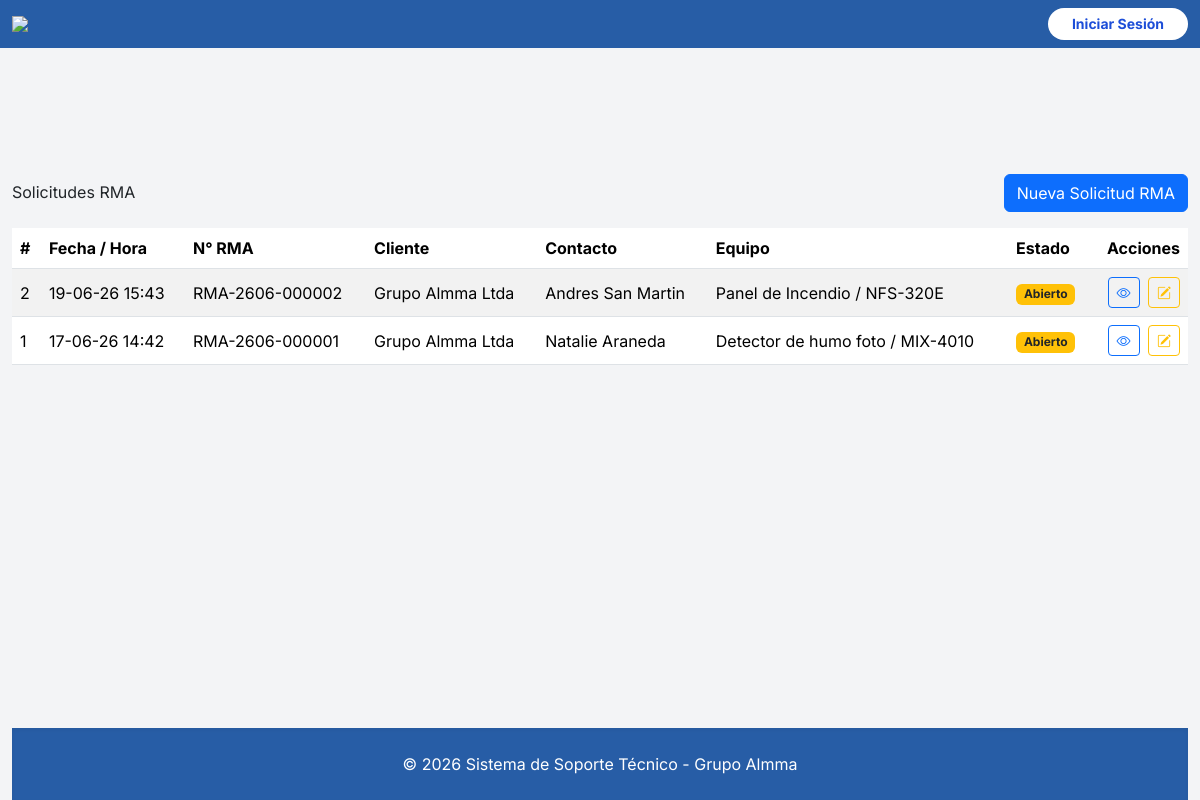
/rma/listar/, run on the app's committed database.
### gestor_rma/models.py (models this page shows, shortened)
class SolicitudRMA(models.Model):
    ticket_origen = models.OneToOneField(Ticket, on_delete=models.SET_NULL, null=True, blank=True, related_name="rma" )
    numero_rma = models.CharField(max_length=50, blank=True)
    cliente = models.ForeignKey(cliente, on_delete=models.SET_NULL, null=True, related_name="rmas")
    rut_cliente = models.CharField(max_length=20)
    contacto = models.CharField(max_length=200)
    correo = models.EmailField()
    telefono = models.CharField(max_length=50)
    direccion = models.CharField(max_length=255)
    ciudad = models.ForeignKey(Localidad, on_delete=models.SET_NULL, null=True, blank=True)
    CHOICES_TIPO_DOCUMENTO = [
            ("factura", "Factura"),
            ("nota_venta", "Nota de Venta"),
            ("otro", "Otro"),
        ]
    CHOICES_ESTADO = [
        ('abierto','Abierto'),
        ('en_revision','En Revisión'),
        ('diagnosticado','Diagnosticado'),
        ('cerrado','Cerrado'),
    ]
    tipo_documento = models.CharField(choices=CHOICES_TIPO_DOCUMENTO,max_length=50, blank=True)
    numero_documento = models.CharField(max_length=100, null=True, blank=True)
    estado = models.CharField(max_length=20, choices=CHOICES_ESTADO, default='abierto')
    en_garantia = models.BooleanField(default=False)
    fabricante = models.ForeignKey(Fabricante, on_delete=models.SET_NULL, null=True, blank=True)
    modelo = models.CharField(max_length=100, null=True, blank=True)
    tipo_equipo = models.CharField(max_length=100, null=True, blank=True)
    numero_serie = models.CharField(max_length=100, null=True, blank=True)
    descripcion_falla = models.TextField(null=True, blank=True)
    sellos_intactos = models.CharField(max_length=10, choices=[('cerrado','Cerrado'),('abierto','Abierto'),('na','N/A')])
    accesorios_recibidos = models.CharField(max_length=10, choices=[('completo','Completo'),('incompleto','Incompleto'),('na','N/A')])
    observaciones = models.TextField(blank=True)
    fecha_creacion = models.DateTimeField(auto_now_add=True)
    fecha_respuesta = models.DateTimeField(null=True, blank=True)
    fecha_cierre = models.DateTimeField(null=True, blank=True)

### mantenedor/models.py (models this page shows)
class cliente(models.Model):
    nombre = models.CharField(max_length=200)
    rut = models.CharField(max_length=20, unique=True)
    contacto = models.CharField(max_length=200)
    correo = models.EmailField(max_length=200)
    telefono = models.CharField(max_length=50, null=True, blank=True)
    direccion = models.CharField(max_length=255, null=True, blank=True)
    ciudad = models.ForeignKey('Localidad', on_delete=models.CASCADE, null=True, blank=True)
    def __str__(self):
        return f"{self.nombre}"

### gestor_rma/views.py (the view)
# urls.py: path("rma/listar/", listar_rma, name="listar_rma"),
def listar_rma(request):
    rmas = SolicitudRMA.objects.all().order_by('-fecha_creacion')
    return render(request, 'rma/listar.html', {'rmas': rmas})

### gestion_tickets/context_processors.py (called while the page is built)
def contador_tickets(request):
    if request.user.is_authenticated:
        pendientes = Ticket.objects.filter(estado='abierto').count()
    else:
        pendientes = 0
    return {'tickets_pendientes': pendientes}

### gestor_rma/templates/rma/listar.html
{% extends "base/base.html" %}
{% block content %}
<div class="container-fluid mt-4">
    <div class="d-flex justify-content-between align-items-center mb-3">
        <h3>Solicitudes RMA</h3>
        <a href="{% url 'crear_solicitud_rma' %}" class="btn btn-primary">
            Nueva Solicitud RMA
        </a>
    </div>
    <table class="table table-striped table-hover align-middle">
        <thead>
            <tr>
                <th>#</th>
                <th>Fecha / Hora</th>
                <th>N° RMA</th>
                <th>Cliente</th>
                <th>Contacto</th>
                <th>Equipo</th>
                <th>Estado</th>
                <th class="text-end">Acciones</th>
            </tr>
        </thead>
        <tbody>
        {% for rma in rmas %}
            <tr>
                <td>{{ rma.id }}</td>
                <td>{{ rma.fecha_creacion|date:"d-m-y H:i" }}</td>
                <td>{{ rma.numero_rma }}</td>
                <td>{{ rma.cliente }}</td>
                <td>{{ rma.contacto }}</td>
                <td>{{ rma.tipo_equipo }} / {{ rma.modelo }}</td>
                <td>
                    {% if rma.estado == 'abierto' %}
                        <span class="badge bg-warning text-dark">{{ rma.get_estado_display }}</span>
                    {% elif rma.estado == 'en_revision' %}
                        <span class="badge bg-info text-dark">{{ rma.get_estado_display }}</span>
                    {% elif rma.estado == 'cerrado' %}
                        <span class="badge bg-secondary">{{ rma.get_estado_display }}</span>
                    {% else %}
                        <span class="badge bg-danger">{{ rma.get_estado_display }}</span>
                    {% endif %}
                </td>
                <td class="text-end">
                    <a href="{% url 'detalle_rma' rma.id %}"
                       class="btn btn-sm btn-outline-primary me-1"
                       title="Ver detalle">
                        <i class="bi bi-eye"></i>
                    </a>
                    <a href="{% url 'editar_solicitud_rma' rma.id %}"
                       class="btn btn-sm btn-outline-warning"
                       title="Editar RMA">
                        <i class="bi bi-pencil-square"></i>
                    </a>
                </td>
            </tr>
        {% empty %}
            <tr>
                <td colspan="8" class="text-center text-muted">
                    No hay solicitudes RMA registradas.
                </td>
            </tr>
        {% endfor %}
        </tbody>
    </table>
</div>
{% endblock %}

### gestion_tickets/templates/base/base.html (style rules this page uses)
body { font-family: 'Inter', sans-serif; background-color: #f3f4f6; }

### data on the page
SolicitudRMA: id "2", fecha_creacion "19-06-26 15:43", numero_rma "RMA-2606-000002", cliente "Grupo Almma Ltda", contacto "Andres San Martin", tipo_equipo "Panel de Incendio", modelo "NFS-320E", estado "Abierto"
SolicitudRMA: id "1", fecha_creacion "17-06-26 14:42", numero_rma "RMA-2606-000001", cliente "Grupo Almma Ltda", contacto "Natalie Araneda", tipo_equipo "Detector de humo foto", modelo "MIX-4010", estado "Abierto"
